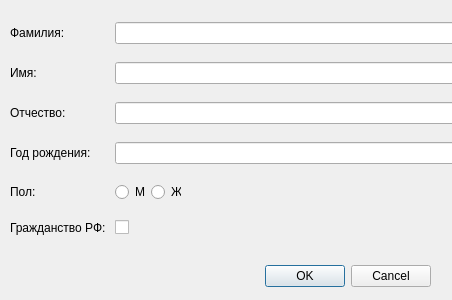
<?xml version="1.0" encoding="UTF-8"?>
<ui version="4.0">
 <class>Dialog</class>
 <widget class="QDialog" name="Dialog">
  <property name="geometry">
   <rect>
    <x>0</x>
    <y>0</y>
    <width>452</width>
    <height>300</height>
   </rect>
  </property>
  <property name="windowTitle">
   <string>Dialog</string>
  </property>
  <widget class="QDialogButtonBox" name="buttonBox">
   <property name="geometry">
    <rect>
     <x>90</x>
     <y>260</y>
     <width>341</width>
     <height>32</height>
    </rect>
   </property>
   <property name="orientation">
    <enum>Qt::Horizontal</enum>
   </property>
   <property name="standardButtons">
    <set>QDialogButtonBox::Cancel|QDialogButtonBox::Ok</set>
   </property>
  </widget>
  <widget class="QWidget" name="gridLayoutWidget">
   <property name="geometry">
    <rect>
     <x>10</x>
     <y>10</y>
     <width>471</width>
     <height>241</height>
    </rect>
   </property>
   <layout class="QGridLayout" name="gridLayout">
    <item row="4" column="1">
     <layout class="QHBoxLayout" name="horizontalLayout">
      <property name="rightMargin">
       <number>300</number>
      </property>
      <item>
       <widget class="QRadioButton" name="radioButton">
        <property name="text">
         <string>М</string>
        </property>
       </widget>
      </item>
      <item>
       <widget class="QRadioButton" name="radioButton_2">
        <property name="text">
         <string>Ж</string>
        </property>
       </widget>
      </item>
     </layout>
    </item>
    <item row="1" column="1">
     <widget class="QLineEdit" name="lineEdit_2"/>
    </item>
    <item row="3" column="1">
     <widget class="QLineEdit" name="lineEdit_4"/>
    </item>
    <item row="3" column="0">
     <widget class="QLabel" name="label_4">
      <property name="text">
       <string>Год рождения: </string>
      </property>
     </widget>
    </item>
    <item row="1" column="0">
     <widget class="QLabel" name="label_2">
      <property name="text">
       <string>Имя:</string>
      </property>
     </widget>
    </item>
    <item row="2" column="0">
     <widget class="QLabel" name="label_3">
      <property name="text">
       <string>Отчество:</string>
      </property>
     </widget>
    </item>
    <item row="4" column="0">
     <widget class="QLabel" name="label_5">
      <property name="text">
       <string>Пол:</string>
      </property>
     </widget>
    </item>
    <item row="2" column="1">
     <widget class="QLineEdit" name="lineEdit_3"/>
    </item>
    <item row="0" column="0">
     <widget class="QLabel" name="label">
      <property name="text">
       <string>Фамилия:</string>
      </property>
     </widget>
    </item>
    <item row="0" column="1">
     <widget class="QLineEdit" name="lineEdit"/>
    </item>
    <item row="5" column="0">
     <widget class="QLabel" name="label_6">
      <property name="text">
       <string>Гражданство РФ: </string>
      </property>
     </widget>
    </item>
    <item row="5" column="1">
     <widget class="QCheckBox" name="checkBox">
      <property name="text">
       <string/>
      </property>
     </widget>
    </item>
   </layout>
  </widget>
 </widget>
 <resources/>
 <connections>
  <connection>
   <sender>buttonBox</sender>
   <signal>accepted()</signal>
   <receiver>Dialog</receiver>
   <slot>accept()</slot>
   <hints>
    <hint type="sourcelabel">
     <x>248</x>
     <y>254</y>
    </hint>
    <hint type="destinationlabel">
     <x>157</x>
     <y>274</y>
    </hint>
   </hints>
  </connection>
  <connection>
   <sender>buttonBox</sender>
   <signal>rejected()</signal>
   <receiver>Dialog</receiver>
   <slot>reject()</slot>
   <hints>
    <hint type="sourcelabel">
     <x>316</x>
     <y>260</y>
    </hint>
    <hint type="destinationlabel">
     <x>286</x>
     <y>274</y>
    </hint>
   </hints>
  </connection>
 </connections>
</ui>
